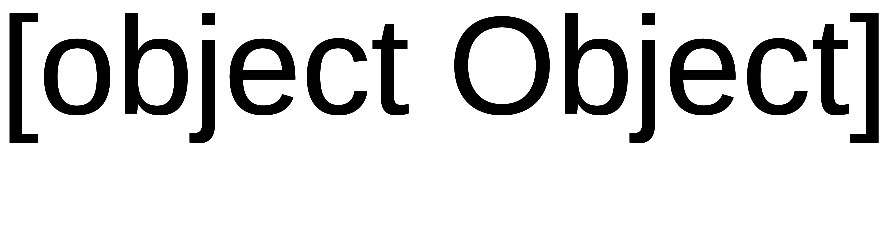

The Vega-Lite source for this figure:
### Vega specification from a JSON file in a GitHub repository (floating-point values rounded to 4 significant figures)
{"width": 10, "height": 10, "data": [{"name": "other", "values": [{"k": 1, "v": "one"}]}, {"name": "countpattern", "values": [{"a": 0, "b": 10, "g": "y", "t": 0, "arr": [0, 1], "txt": "w0 v", "x": 0, "y": 0}, {"a": 1, "b": 9, "g": "x", "t": 86400000, "arr": [1, 2], "txt": "w1 v", "x": 3, "y": 5}, {"a": 2, "b": 8, "g": "y", "t": 172800000, "arr": [2, 3], "txt": "w2 v", "x": 6, "y": 10}, {"a": 3, "b": 7, "g": "x", "t": 259200000, "arr": [3, 4], "txt": "w3 v", "x": 9, "y": 15}, {"a": 4, "b": 6, "g": "y", "t": 345600000, "arr": [4, 5], "txt": "w4 v", "x": 12, "y": 20}, {"a": 5, "b": 5, "g": "x", "t": 432000000, "arr": [5, 6], "txt": "w5 v", "x": 15, "y": 25}], "transform": [{"type": "crossfilter", "fields": ["a", "b"], "query": [[1, 4], [0, 10]], "signal": "S"}, {"type": "countpattern", "field": "txt"}]}], "projections": [{"name": "p", "type": "identity"}], "marks": [{"type": "text", "from": {"data": "countpattern"}, "encode": {"enter": {"text": {"signal": "'' + datum"}}}}]}
